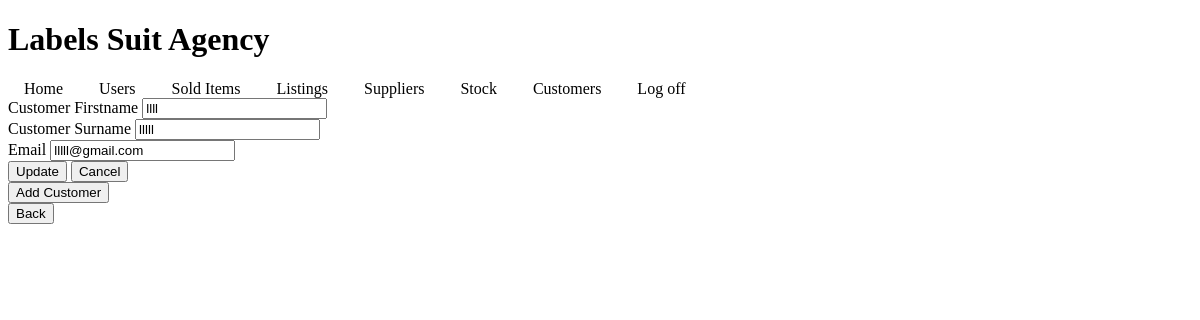
The app's page /editcustomer/1 with its own data.
### app.py (models this page shows, shortened)
class customer(db.Model):
    __tablename__ = 'customers'
    customerid = db.Column(db.Integer, primary_key = True)
    customerfirstname = db.Column(db.String(20))
    customersurname = db.Column(db.String(20))
    email = db.Column(db.String)

### app.py (the view)
@app.route('/editcustomer/<int:customerid>', methods=['GET', 'POST'])
def editcustomer(customerid):
        qry = db.session.query(customer).filter( customer.customerid == customerid)
        customersurname = qry.first()
        if customersurname:
                form = EditCustomerForm(formdata=request.form, obj = customersurname)
                if request.method == 'POST' and form.validate():
                        save_customer(customersurname,form)
                        flash ('Customer updated!')
                        return redirect ('/customerpage')
                return render_template('customerpage.html', form=form)
        else:
                return 'Error loading the customer'.format(customerid=customerid)

### forms.py
class EditCustomerForm(FlaskForm):
    customerfirstname = StringField('Customer Firstname',[InputRequired(),
    Regexp(r'^[A-Za-z\s\-\'\'\/]+$', message= "Invalid Customer Firstname"),
    Length(max=20, message="Too long Firstname")
    ])
    customersurname = StringField('Customer Surname',[InputRequired(),
    Regexp(r'^[A-Za-z\s\-\'\'\/]+$', message= "Invalid Customer Surname"),
    Length(max=20, message="Too long Surname")
    ])
    email = StringField('Email',[InputRequired(),
    ])
    update = SubmitField('Update')
    cancel = SubmitField('Cancel')

### templates/customerpage.html (shortened to what this page needs)
{% import "bootstrap/wtf.html" as wtf %}
{% extends "base.html"%}
{% block body %}
{{ wtf.quick_form(form) }}
<a href="./addcustomer"><button>Add Customer</button></a>
<div class="back">
    <a href="./loggedin"><button>Back</button></a>
</div>
{% endblock %}

### records on screen
customer: customerfirstname "llll", customersurname "lllll", email "lllll@gmail.com"
